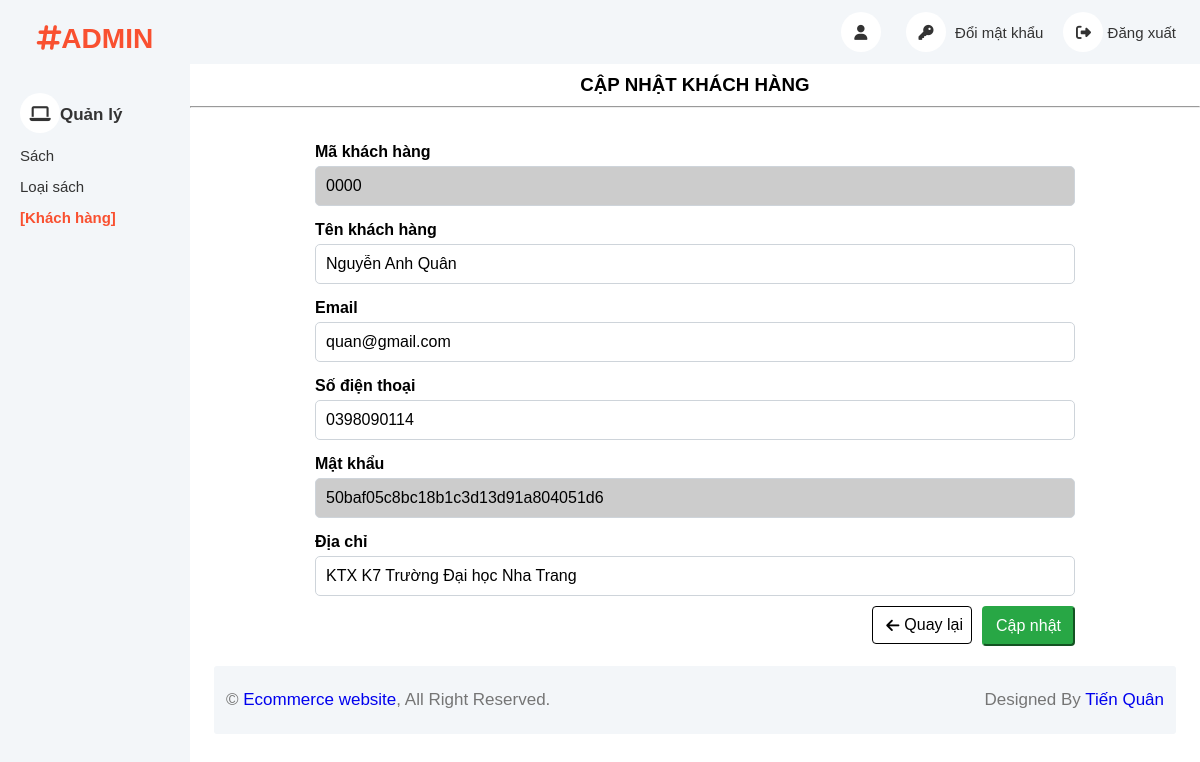
Screenshot of /html/admin/customer/index.php?action=edit&id=0000 with the database file from the repository.
### tables this page shows
CREATE TABLE `khach_hang` (
  `ma` varchar(4) NOT NULL,
  `ten` varchar(100),
  `email` varchar(100),
  `sdt` varchar(10),
  `matKhau` varchar(50),
  `diaChi` varchar(200)
);

### html/admin/customer/index.php (called while the page is built, shortened)
<?php
include '../../../components/layout_admin.php';

### database/helper/query.php (called while the page is built, shortened)
<?php
  include_once "connect.php";
  function quick_query(string $sql) {
    global $conn;
    $result = mysqli_query($conn, $sql);
    return $result;
}
  function get_data_query(string $sql) {
    $result = quick_query($sql);
    $data = [];
    if (mysqli_num_rows($result) != 0) {
      while ($row = mysqli_fetch_array($result)) {
        $data[] = $row;
      }
    }
    return $data;
  }
?>

### database/helper/function.php (called while the page is built, shortened)
<?php
  function get_url_page(bool $justLink = true) {
    $protocol = (!empty($_SERVER['HTTPS']) && $_SERVER['HTTPS'] !== 'off' || $_SERVER['SERVER_PORT'] == 443) ? "https://" : "http://";
    $domainName = $_SERVER['HTTP_HOST'];
    $uri = $_SERVER['REQUEST_URI'];
    $fullUrl = $protocol . $domainName . $uri;
    return $fullUrl;
  }
  function save_or_to_index(bool $save) {
    if ($save) $_SESSION["index"] = get_url_page(false);
    else return $_SESSION["index"];
  }
?>

### html/admin/customer/customer_edit.php (the view, shortened to what this page needs)
<?php
	$id = $_GET['id'];
	$sql = "select * from khach_hang where ma = '$id'";
	$res = get_data_query($sql);
	$customer = $res[0];
?>
<section>
	<h3>CẬP NHẬT KHÁCH HÀNG</h3>
	<hr>
	<form action="" method="post" class="form-container" enctype="multipart/form-data">
		<div>
			<label for="customerId" class="form-label">Mã khách hàng</label>
			<input type="text" readonly style="background-color: #ccc;" id="customerId" name="customerId" value="<?php echo $id; ?>" class="form-input">
		</div>
		<div>
			<label for="customerName" class="form-label">Tên khách hàng</label>
			<input required type="text" id="customerName" name="customerName" value="<?php echo $customer['ten']; ?>" class="form-input">
		</div>
		<div>
			<label for="email" class="form-label">Email</label>
			<input required type="email" name="email" id="email" value="<?php echo $customer['email']; ?>" class="form-input">
		</div>
		<div>
			<label for="phoneNumber" class="form-label">Số điện thoại</label>
			<input required type="number" id="phoneNumber" name="phoneNumber" value="<?php echo $customer['sdt']; ?>" class="form-input">
		</div>
		<div>
			<label for="password" class="form-label">Mật khẩu</label>
			<input readonly style='background-color: #ccc;' type="text" id="password" name="password" value="<?php echo $customer['matKhau'];  ?>" class="form-input">
		</div>
		<div>
			<label for="address" class="form-label">Địa chỉ</label>
			<input required type="text" id="address" name="address" value="<?php echo $customer['diaChi']; ?>" class="form-input">
		</div>
		<div class="btn-group" style="margin-top: 10px">
			<div>
				<button type="button" onclick="window.location.href= '<?php echo save_or_to_index(false); ?>'" class="btn btn-back">
					<i class="fa-solid fa-arrow-left"></i>
					<span>Quay lại</span>
				</button>
			</div>
			<div class="col-md-offset-2 col-md-10">
				<input required type="submit" name="submit" value="Cập nhật" class="btn btn-success" />
			</div>
		</div>
	</form>
</section>

### assets/styles/basic_setup.css (style rules this page uses)
* { padding: 0; margin: 0; box-sizing: border-box; }
:root { --primary-color: #f95030; --primary-color-rgb: rgba(238, 75 , 43); --white-color: #fff; --black-color: #000; --text-color: #333; }
html { font-family: 'Roboto', sans-serif; box-sizing: border-box; scroll-behavior: smooth; }

### assets/styles/custom.css (style rules this page uses)
input[type="submit"], button { cursor: pointer; }
body { position: relative; }

### components/layout_admin.php (style rules this page uses)
:root { --primary-color: #f95030; --primary-color-rgb: rgba(238, 75 , 43); --white-color: #fff; --black-color: #000; --text-color: #949494; }
* { margin: 0; padding: 0; box-sizing: border-box; }
html { font-family: Arial, Helvetica, sans-serif; }
.btn-group { display: flex; gap: 10px; justify-content: end; }
.btn { display: inline-block; font-weight: 400; text-align: center; white-space: nowrap; vertical-align: middle; font-size: 16px; line-height: 1.5; padding: 6px 12px; border-radius: 4px; text-decoration: none; cursor: pointer; }
.btn.btn-success { color: #fff; background-color: #28a745; border-color: #28a745; }
.btn.btn-back { display: flex; width: 100px; align-items: center; justify-content: center; background-color: #eeeeee4b; transition: all 0.2s linear; background: #fff; border: 1px solid var(--black-color); }
.btn.btn-back > .fa-arrow-left { margin-right: 5px; margin-left: 5px; font-size: 15px; transition: all 0.4s ease-in; }
h3 { padding: 10px 0; text-align: center; }

### html/admin/customer/customer_edit.php (style rules this page uses)
.form-container { max-width: 800px; margin: 0 auto; padding: 20px; font-family: Arial, sans-serif; }
.form-label { display: block; font-weight: bold; margin: 15px 0 5px; }
.form-input, .form-select { width: 100%; padding: 10px; border: 1px solid #ced4da; border-radius: 5px; box-sizing: border-box; font-size: 16px; }

### rows the page displays
khach_hang: customerName "Nguyễn Anh Quân", email "quan@gmail.com", phoneNumber "0398090114", password "50baf05c8bc18b1c3d13d91a804051d6", address "KTX K7 Trường Đại học Nha Trang"

### other values shown
check_page("Sách", "product") "Sách"
check_page("Loại sách", "typeOfProduct") "Loại sách"
$pageName "Khách hàng"
